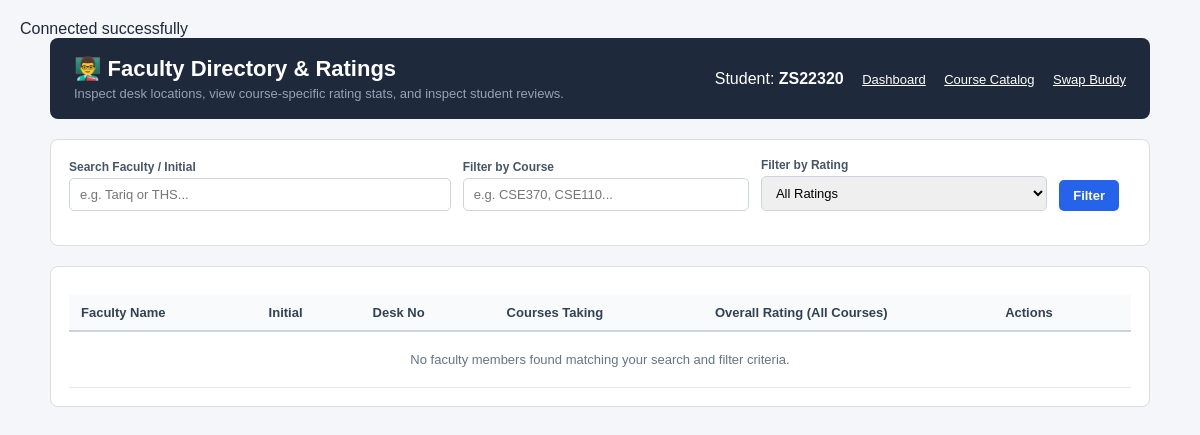
Page /StudentSearchFaculty.php on the earlier database version.
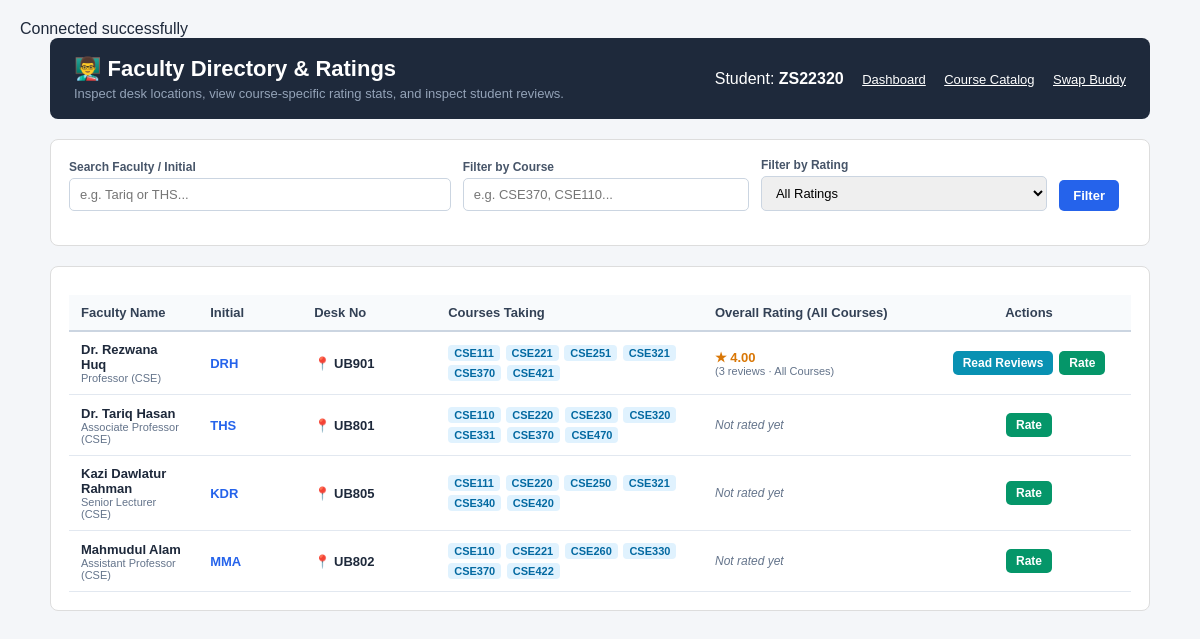
Same page on the later database version.
### tables this page shows
CREATE TABLE `faculty_info` (
  `userID` varchar(8) NOT NULL,
  `FID` int(10) DEFAULT NULL,
  `faculty_initial` varchar(10) DEFAULT NULL,
  `Initial` varchar(10) DEFAULT NULL,
  `Dept` varchar(100) DEFAULT NULL,
  `designation` varchar(500) NOT NULL DEFAULT 'Lecturer',
  `room_no` varchar(500) NOT NULL DEFAULT 'UB000'
);

CREATE TABLE `user_info` (
  `userID` varchar(8) NOT NULL,
  `name` varchar(100) NOT NULL,
  `email` varchar(100) NOT NULL,
  `password` varchar(255) NOT NULL,
  `road` varchar(100) NOT NULL,
  `area` varchar(100) NOT NULL,
  `AdminID` varchar(8) NOT NULL,
  `pending_password` varchar(255) DEFAULT NULL,
  `password_status` enum('NONE','PENDING','APPROVED','REJECTED') NOT NULL DEFAULT 'NONE'
);

### StudentSearchFaculty.php (the view, shortened to what this page needs)
<?php
require_once 'db.php';
$student_id = $_SESSION['userID'] ?? 'ZS22320';
$search_name   = isset($_GET['search_name']) ? trim($_GET['search_name']) : '';
$search_course = isset($_GET['search_course']) ? strtoupper(trim($_GET['search_course'])) : '';
$rating_filter = isset($_GET['rating_filter']) ? trim($_GET['rating_filter']) : 'all';
$where_clauses = ["1=1"];
$esc_course = mysqli_real_escape_string($conn, $search_course);
$having_clauses = [];
$where_sql  = implode(' AND ', $where_clauses);
$having_sql = !empty($having_clauses) ? "HAVING " . implode(' AND ', $having_clauses) : "";
$query = "
    SELECT
        fi.userID,
        u.name AS faculty_name,
        fi.faculty_initial,
        fi.room_no,
        fi.designation,
        fi.Dept,
        (SELECT GROUP_CONCAT(DISTINCT fc.coursecode ORDER BY fc.coursecode SEPARATOR ', ')
         FROM faculty_courselist fc WHERE fc.faculty_UID = fi.userID) AS courses_taught,
        (SELECT AVG(srf.rating) FROM student_rates_faculty srf WHERE srf.faculty_uID = fi.userID) AS overall_avg,
        (SELECT COUNT(srf.rating) FROM student_rates_faculty srf WHERE srf.faculty_uID = fi.userID) AS overall_reviews,
        (SELECT AVG(srf2.rating) FROM student_rates_faculty srf2 WHERE srf2.faculty_uID = fi.userID AND srf2.coursecode = '$esc_course') AS course_specific_avg,
        (SELECT COUNT(srf2.rating) FROM student_rates_faculty srf2 WHERE srf2.faculty_uID = fi.userID AND srf2.coursecode = '$esc_course') AS course_specific_reviews
    FROM faculty_info fi
    JOIN user_info u ON fi.userID = u.userID
    WHERE $where_sql
    GROUP BY fi.userID, u.name, fi.faculty_initial, fi.room_no, fi.designation, fi.Dept
    $having_sql
    ORDER BY u.name ASC
";
$faculty_res = mysqli_query($conn, $query);
$filter_params = "";
?>
<!DOCTYPE html>
<html lang="en">
<head>
    <link rel="stylesheet" href="StudentSearchFaculty.css">
</head>
<body>
<div class="container">
    <div class="header">
        <div>
            <h1>👨‍🏫 Faculty Directory & Ratings</h1>
            <p>Inspect desk locations, view course-specific rating stats, and inspect student reviews.</p>
        </div>
        <div class="nav-links">
            <span>Student: <strong><?= htmlspecialchars($student_id) ?></strong></span>
            <a href="student_dashboard.php">Dashboard</a>
            <a href="allcourses.php">Course Catalog</a>
            <a href="SwapSectionBuddy.php">Swap Buddy</a>
        </div>
    </div>
    <div class="card">
        <form method="GET" action="">
            <div class="filter-grid">
                <div>
                    <label class="form-label">Search Faculty / Initial</label>
                    <input type="text" name="search_name" class="form-control" placeholder="e.g. Tariq or THS..." value="<?= htmlspecialchars($search_name) ?>">
                </div>
                <div>
                    <label class="form-label">Filter by Course</label>
                    <input type="text" name="search_course" class="form-control" placeholder="e.g. CSE370, CSE110..." value="<?= htmlspecialchars($search_course) ?>">
                </div>
                <div>
                    <label class="form-label">Filter by Rating</label>
                    <select name="rating_filter" class="form-control">
                        <option value="all" <?= $rating_filter === 'all' ? 'selected' : '' ?>>All Ratings</option>
                    </select>
                </div>
                <div>
                    <button type="submit" class="btn btn-primary">Filter</button>
                </div>
            </div>
        </form>
    </div>
    <div class="card">
        <table>
            <thead>
                <tr>
                    <th>Faculty Name</th>
                    <th style="width: 80px;">Initial</th>
                    <th style="width: 110px;">Desk No</th>
                    <th>Courses Taking</th>
                    <th style="width: 200px;">
                        <?= ($search_course !== '') ? htmlspecialchars($search_course) . ' Avg Rating' : 'Overall Rating (All Courses)' ?>
                    </th>
                    <th style="width: 180px; text-align: center;">Actions</th>
                </tr>
            </thead>
            <tbody>
                <?php if ($faculty_res && mysqli_num_rows($faculty_res) > 0): ?>
                    <?php while ($f = mysqli_fetch_assoc($faculty_res)): ?>
                        <?php
                            $fid         = $f['userID'];
                            $courses_arr = !empty($f['courses_taught']) ? explode(', ', $f['courses_taught']) : [];
                            if ($search_course !== '') {
                                $has_rating    = !empty($f['course_specific_avg']);
                                $displayed_avg = $f['course_specific_avg'];
                                $review_count  = (int)$f['course_specific_reviews'];
                                $rating_scope  = $search_course;
                            } else {
                                $has_rating    = !empty($f['overall_avg']);
                                $displayed_avg = $f['overall_avg'];
                                $review_count  = (int)$f['overall_reviews'];
                                $rating_scope  = "All Courses";
                            }
                        ?>
                        <tr>
                            <td>
                                <strong><?= htmlspecialchars($f['faculty_name']) ?></strong>
                                <div style="font-size:11px; color:#64748b;"><?= htmlspecialchars($f['designation'] ?? 'Faculty') ?> (<?= htmlspecialchars($f['Dept'] ?? 'CSE') ?>)</div>
                            </td>
                            <td><strong style="color: #2563eb;"><?= htmlspecialchars($f['faculty_initial']) ?></strong></td>
                            <td>📍 <strong><?= htmlspecialchars($f['room_no'] ?: 'TBA') ?></strong></td>
                            <td>
                                <?php if (!empty($courses_arr)): ?>
                                    <?php foreach ($courses_arr as $c_code): ?>
                                        <span class="badge-course <?= ($search_course === $c_code) ? 'badge-highlight' : '' ?>">
                                            <?= htmlspecialchars($c_code) ?>
                                        </span>
                                    <?php endforeach; ?>
                                <?php else: ?>
                                    <span style="color:#94a3b8; font-size:12px;">No courses assigned</span>
                                <?php endif; ?>
                            </td>
                            <td>
                                <?php if ($has_rating): ?>
                                    <span class="star-val">★ <?= number_format($displayed_avg, 2) ?></span>
                                    <div style="font-size:11px; color:#64748b;">
                                        (<?= $review_count ?> <?= $review_count === 1 ? 'review' : 'reviews' ?> · <?= htmlspecialchars($rating_scope) ?>)
                                    </div>
                                <?php else: ?>
                                    <span class="badge-unrated">Not rated yet <?= ($search_course !== '') ? 'for ' . htmlspecialchars($search_course) : '' ?></span>
                                <?php endif; ?>
                            </td>
                            <td style="text-align: center;">
                                <div style="display: flex; gap: 6px; justify-content: center;">
                                    <?php if ($review_count > 0): ?>
                                        <a href="?view_reviews=<?= urlencode($fid) ?><?= $filter_params ?>#reviews-section" class="btn btn-read">
                                            Read Reviews
                                        </a>
                                    <?php endif; ?>
                                    <a href="?rate_uid=<?= urlencode($fid) ?><?= $filter_params ?>#rate-section" class="btn btn-rate">
                                        Rate
                                    </a>
                                </div>
                            </td>
                        </tr>
                    <?php endwhile; ?>
                <?php else: ?>
                    <tr>
                        <td colspan="6" style="text-align:center; color:#64748b; padding: 20px;">
                            No faculty members found matching your search and filter criteria.
                        </td>
                    </tr>
                <?php endif; ?>
            </tbody>
        </table>
    </div>
</div>
</body>
</html>

### StudentSearchFaculty.css (style rules this page uses)
body { font-family: Arial, sans-serif; background-color: #f4f6f9; color: #1e293b; margin: 0; padding: 20px; }
.container { max-width: 1100px; margin: 0 auto; }
.header { background: #1e293b; color: #ffffff; padding: 18px 24px; border-radius: 8px; display: flex; justify-content: space-between; align-items: center; margin-bottom: 20px; }
.header h1 { margin: 0 0 4px 0; font-size: 22px; }
.header p { margin: 0; color: #94a3b8; font-size: 13px; }
.nav-links a { color: #ffffff; margin-left: 14px; text-decoration: underline; font-size: 13px; }
.card { background: #ffffff; border: 1px solid #dddddd; border-radius: 8px; padding: 18px; margin-bottom: 20px; }
.filter-grid { display: grid; grid-template-columns: 2fr 1.5fr 1.5fr auto auto; gap: 12px; align-items: flex-end; }
.form-control { width: 100%; padding: 8px 10px; border: 1px solid #cbd5e1; border-radius: 5px; font-size: 13px; box-sizing: border-box; }
.form-label { display: block; font-size: 12px; font-weight: bold; color: #475569; margin-bottom: 4px; }
.btn { padding: 8px 14px; border-radius: 5px; font-weight: bold; font-size: 13px; cursor: pointer; border: none; text-decoration: none; display: inline-block; }
.btn-primary { background: #2563eb; color: #ffffff; }
.btn-rate { background: #059669; color: #ffffff; padding: 5px 10px; font-size: 12px; }
.btn-read { background: #0891b2; color: #ffffff; padding: 5px 10px; font-size: 12px; }
table { width: 100%; border-collapse: collapse; font-size: 13px; margin-top: 10px; }
th { background: #f8fafc; padding: 10px 12px; text-align: left; border-bottom: 2px solid #cbd5e1; color: #334155; }
td { padding: 10px 12px; border-bottom: 1px solid #e2e8f0; vertical-align: middle; }
.badge-course { display: inline-block; background: #e0f2fe; color: #0369a1; padding: 2px 6px; border-radius: 4px; font-weight: bold; font-size: 11px; margin: 2px 2px 2px 0; }
.badge-unrated { color: #64748b; font-style: italic; font-size: 12px; }
.star-val { color: #d97706; font-weight: bold; font-size: 13px; }

Differences in the rows shown:
added faculty_info: userID.name "Dr. Rezwana Huq", designation "Professor", Dept "CSE", faculty_initial "DRH", room_no "UB901", c_code "CSE111", c_code "CSE221", c_code "CSE251", c_code "CSE321", c_code "CSE370", c_code "CSE421", displayed_avg "4.00", review_count "3", shows "reviews", rating_scope "All Courses"
added faculty_info: userID.name "Dr. Tariq Hasan", designation "Associate Professor", Dept "CSE", faculty_initial "THS", room_no "UB801", c_code "CSE110", c_code "CSE220", c_code "CSE230", c_code "CSE320", c_code "CSE331", c_code "CSE370", c_code "CSE470", shows "Not rated yet"
added faculty_info: userID.name "Kazi Dawlatur Rahman", designation "Senior Lecturer", Dept "CSE", faculty_initial "KDR", room_no "UB805", c_code "CSE111", c_code "CSE220", c_code "CSE250", c_code "CSE321", c_code "CSE340", c_code "CSE420", shows "Not rated yet"
added faculty_info: userID.name "Mahmudul Alam", designation "Assistant Professor", Dept "CSE", faculty_initial "MMA", room_no "UB802", c_code "CSE110", c_code "CSE221", c_code "CSE260", c_code "CSE330", c_code "CSE370", c_code "CSE422", shows "Not rated yet"
Other differences:
text no longer shown: "No faculty members found matching your search and filter criteria."
